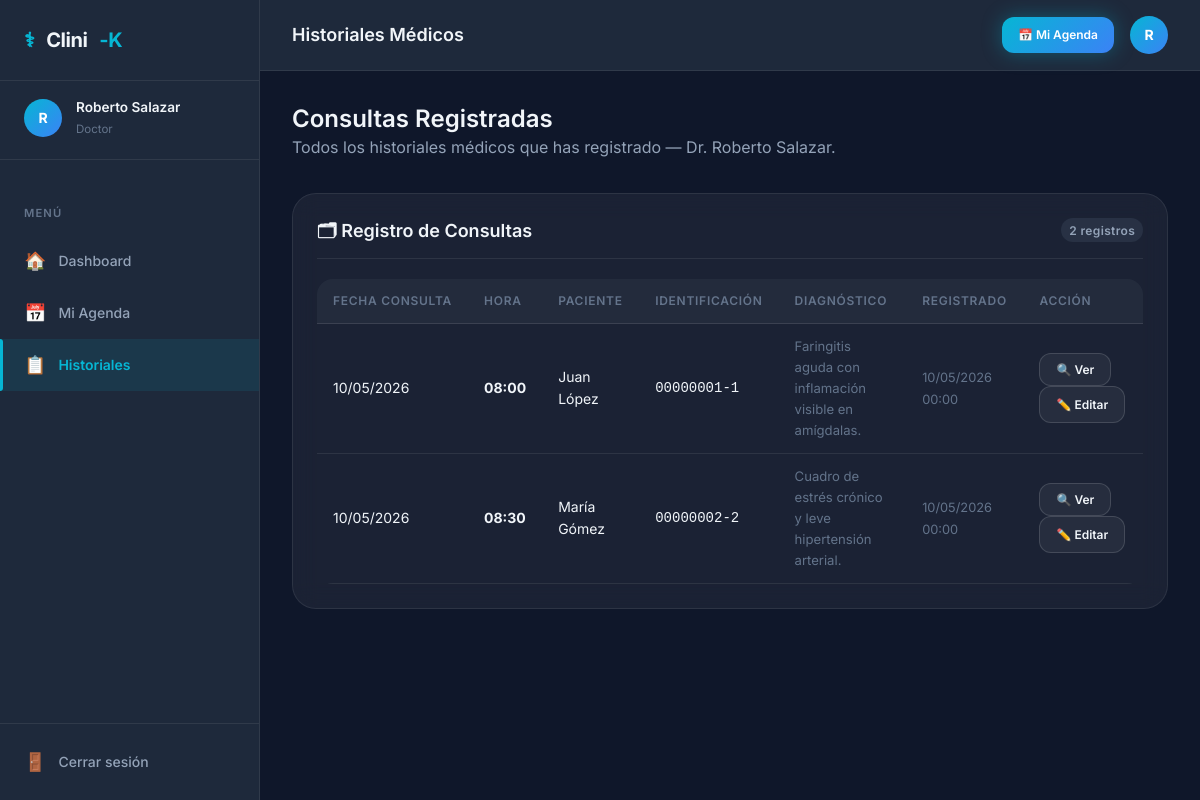
Page /historial (signed in) on the earlier database version.
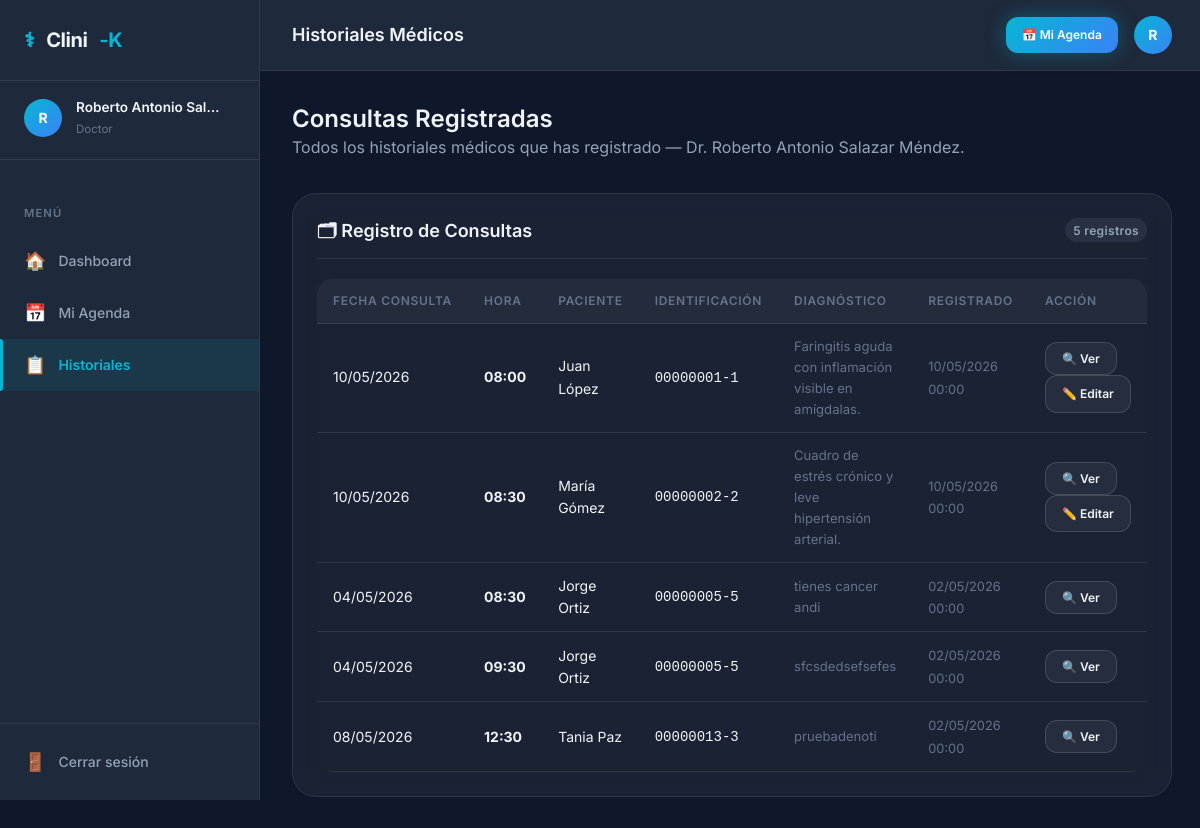
Same page on the later database version.
### tables this page shows
CREATE TABLE `historial` (
  `id_historial` int(11) NOT NULL,
  `id_paciente` int(11) NOT NULL,
  `id_cita` int(11) NOT NULL,
  `fecha` date NOT NULL
);

CREATE TABLE `cita` (
  `id_cita` int(11) NOT NULL,
  `id_doctor` int(11) NOT NULL,
  `id_paciente` int(11) NOT NULL,
  `fecha` date NOT NULL,
  `hora` time NOT NULL,
  `id_estado` int(11) NOT NULL
);

CREATE TABLE `paciente` (
  `id_paciente` int(11) NOT NULL,
  `primer_nombre` varchar(50) NOT NULL,
  `segundo_nombre` varchar(50) DEFAULT NULL,
  `primer_apellido` varchar(50) NOT NULL,
  `segundo_apellido` varchar(50) DEFAULT NULL,
  `telefono` varchar(15) DEFAULT NULL,
  `fecha_nacimiento` date NOT NULL,
  `numeroIdentificacion` varchar(15) NOT NULL,
  `id_estado` int(11) DEFAULT 8,
  `fecha_creacion` timestamp NOT NULL DEFAULT current_timestamp()
);

CREATE TABLE `diagnostico` (
  `id_diagnostico` int(11) NOT NULL,
  `id_historial` int(11) NOT NULL,
  `descripcion` text NOT NULL
);

### src/Controllers/Web/BaseController.php (called while the page is built, shortened)
<?php
abstract class BaseController
{
    protected function render(string $viewPath, array $data = []): void
    {
        extract($data, EXTR_SKIP);
        $fullPath = dirname(__DIR__, 3) . '/views/' . $viewPath . '.php';
        include $fullPath;
    }
}

### src/Config/Database.php (called while the page is built, shortened)
<?php
class Database
{
    private static ?Database $instance = null;
    private PDO $pdo;
    private function __construct()
    {
        $dsn = sprintf(
            'mysql:host=%s;port=%s;dbname=%s;charset=%s',
            self::DB_HOST,
            self::DB_PORT,
            self::DB_NAME,
            self::DB_CHARSET
        );
        $options = [
            PDO::ATTR_ERRMODE            => PDO::ERRMODE_EXCEPTION,
            PDO::ATTR_DEFAULT_FETCH_MODE => PDO::FETCH_ASSOC,
            PDO::ATTR_EMULATE_PREPARES   => false,
            PDO::MYSQL_ATTR_INIT_COMMAND => "SET NAMES utf8mb4 COLLATE utf8mb4_unicode_ci",
        ];
        $this->pdo = new PDO($dsn, self::DB_USER, self::DB_PASS, $options);
    }
    public static function getInstance(): Database
    {
        if (self::$instance === null) {
            self::$instance = new self();
        }
        return self::$instance;
    }
    public function getConnection(): PDO
    {
        return $this->pdo;
    }
}

### src/Services/HistorialService.php (called while the page is built, shortened)
<?php
class HistorialService
{
    private HistorialRepository $historialRepo;
    public function __construct()
    {
        $this->historialRepo = new HistorialRepository();
    }
    public function getHistorialDoctor(int $idDoctor): array
    {
        return $this->historialRepo->getHistorialByDoctor($idDoctor);
    }
}

### src/Repositories/HistorialRepository.php (called while the page is built, shortened)
<?php
class HistorialRepository
{
    private PDO $db;
    public function __construct()
    {
        $this->db = Database::getInstance()->getConnection();
    }
    public function getHistorialByDoctor(int $idDoctor): array
    {
        $sql = "SELECT h.id_historial,
                       h.id_cita,
                       d.descripcion AS diagnostico,
                       t.descripcion AS tratamiento,
                       r.indicaciones AS notas,
                       h.fecha AS fecha_registro,
                       c.fecha AS fecha_cita,
                       c.hora AS hora_cita,
                       CONCAT(p.primer_nombre, ' ', p.primer_apellido) AS nombre_paciente,
                       p.numeroIdentificacion
                FROM   historial h
                INNER JOIN cita c ON h.id_cita = c.id_cita
                INNER JOIN paciente p ON h.id_paciente = p.id_paciente
                LEFT JOIN diagnostico d ON h.id_historial = d.id_historial
                LEFT JOIN tratamiento t ON h.id_historial = t.id_historial
                LEFT JOIN receta r ON h.id_historial = r.id_historial
                WHERE  c.id_doctor = :id
                ORDER  BY h.fecha DESC";
        $stmt = $this->db->prepare($sql);
        $stmt->execute([':id' => $idDoctor]);
        return $stmt->fetchAll(PDO::FETCH_ASSOC);
    }
}

### views/historial/doctor_historial.php (the view, shortened to what the changed rows need)
<?php
include __DIR__ . '/../layout/head.php';
?>
<header class="topbar">
    <h1 class="topbar-title">Historiales Médicos</h1>
    <div class="topbar-actions">
        <a href="<?= $bp ?>/citas" class="btn btn-primary btn-sm" id="btn-ir-agenda">
            📅 Mi Agenda
        </a>
        <div class="user-avatar" title="<?= htmlspecialchars($_SESSION['nombre'] ?? '') ?>">
            <?= strtoupper(substr($_SESSION['nombre'] ?? 'D', 0, 1)) ?>
        </div>
    </div>
</header>
<main class="page-content" id="doctor-historial-page">
    <div class="page-header">
        <h2>Consultas Registradas</h2>
        <p class="text-secondary">
            Todos los historiales médicos que has registrado — Dr. <?= htmlspecialchars($_SESSION['nombre'] ?? '') ?>.
        </p>
    </div>
    <section class="content-grid" style="grid-template-columns:1fr;">
        <div class="card" id="card-historiales-doctor">
            <div class="card-header">
                <h3 class="card-title">🗂 Registro de Consultas</h3>
                <span class="badge badge-muted"><?= count($historiales) ?> registros</span>
            </div>
            <?php if (empty($historiales)): ?>
                <div class="table-empty">
                    <span>📂</span>
                    No tienes historiales médicos registrados aún.
                    <br><small>Accede a tu agenda y usa el botón <strong>"Atender"</strong> en una cita aprobada.</small>
                </div>
            <?php else: ?>
            <div class="table-wrapper">
                <table id="tabla-historiales-doctor">
                    <thead>
                        <tr>
                            <th>Fecha Consulta</th>
                            <th>Hora</th>
                            <th>Paciente</th>
                            <th>Identificación</th>
                            <th>Diagnóstico</th>
                            <th>Registrado</th>
                            <th>Acción</th>
                        </tr>
                    </thead>
                    <tbody>
                        <?php foreach ($historiales as $h): ?>
                        <tr id="historial-row-<?= (int) $h['id_historial'] ?>">
                            <td><?= date('d/m/Y', strtotime($h['fecha_cita'])) ?></td>
                            <td><strong><?= htmlspecialchars(substr($h['hora_cita'], 0, 5)) ?></strong></td>
                            <td><?= htmlspecialchars($h['nombre_paciente'], ENT_QUOTES, 'UTF-8') ?></td>
                            <td><code><?= htmlspecialchars($h['numeroIdentificacion'], ENT_QUOTES, 'UTF-8') ?></code></td>
                            <td class="diagnostico-preview">
                                <?= htmlspecialchars(mb_substr($h['diagnostico'], 0, 60), ENT_QUOTES, 'UTF-8') ?>
                            </td>
                            <td>
                                <span class="text-muted" style="font-size:.8rem">
                                    <?= date('d/m/Y H:i', strtotime($h['fecha_registro'])) ?>
                                </span>
                            </td>
                            <td>
                                <button type="button"
                                        class="btn btn-secondary btn-sm"
                                        id="btn-ver-historial-<?= (int) $h['id_historial'] ?>"
                                        onclick="verDetalle(<?= (int) $h['id_historial'] ?>)"
                                        data-diagnostico="<?= htmlspecialchars($h['diagnostico'], ENT_QUOTES, 'UTF-8') ?>"
                                        data-tratamiento="<?= htmlspecialchars($h['tratamiento'], ENT_QUOTES, 'UTF-8') ?>"
                                        data-notas="<?= htmlspecialchars($h['notas'] ?? '', ENT_QUOTES, 'UTF-8') ?>"
                                        data-paciente="<?= htmlspecialchars($h['nombre_paciente'], ENT_QUOTES, 'UTF-8') ?>"
                                        data-fecha="<?= date('d/m/Y', strtotime($h['fecha_cita'])) ?>"
                                        data-hora="<?= htmlspecialchars(substr($h['hora_cita'], 0, 5)) ?>"
                                        data-registrado="<?= date('d/m/Y H:i', strtotime($h['fecha_registro'])) ?>">
                                    🔍 Ver
                                </button>
                                <?php
                                $tiempoTranscurrido = time() - strtotime($h['fecha_registro']);
                                $horasPermitidas = 24 * 3600;
                                if ($tiempoTranscurrido <= $horasPermitidas):
                                ?>
                                    <a href="<?= $bp ?>/historial/editar?id=<?= (int) $h['id_historial'] ?>" class="btn btn-secondary btn-sm" title="Editar antes de 24h">
                                        ✏️ Editar
                                    </a>
                                <?php endif; ?>
                            </td>
                        </tr>
                        <?php endforeach; ?>
                    </tbody>
                </table>
            </div>
            <?php endif; ?>
        </div>
    </section>
</main>
<?php include __DIR__ . '/../layout/foot.php'; ?>

### views/layout/sidebar.php (shortened to what the changed rows need)
<?php
$rol    = $_SESSION['id_rol']     ?? 0;
$nombre = $_SESSION['nombre']     ?? 'Usuario';
$rolNom = $_SESSION['nombre_rol'] ?? '';
$bp     = defined('BASE_PATH') ? BASE_PATH : '';
$menus = [
    3 => [
        ['icon' => '🏠', 'label' => 'Dashboard',     'href' => '/dashboard/secretaria'],
        ['icon' => '📅', 'label' => 'Citas',          'href' => '/citas'],
        ['icon' => '🧾', 'label' => 'Facturas',       'href' => '/facturas'],
        ['icon' => '👤', 'label' => 'Pacientes',      'href' => '/pacientes'],
        ['icon' => '🩺', 'label' => 'Doctores',       'href' => '/doctores'],
    ],
    2 => [
        ['icon' => '🏠', 'label' => 'Dashboard',     'href' => '/dashboard/doctor'],
        ['icon' => '📅', 'label' => 'Mi Agenda',     'href' => '/citas'],
        ['icon' => '📋', 'label' => 'Historiales',   'href' => '/historial'],
    ],
    1 => [
        ['icon' => '🏠', 'label' => 'Dashboard',     'href' => '/dashboard/paciente'],
        ['icon' => '📅', 'label' => 'Mis Citas',     'href' => '/citas'],
        ['icon' => '📋', 'label' => 'Mi Historial',  'href' => '/historial'],
        ['icon' => '🧾', 'label' => 'Mis Facturas',  'href' => '/facturas'],
        ['icon' => '👤', 'label' => 'Mi Perfil',     'href' => '/paciente/perfil'],
    ],
    4 => [
        ['icon' => '🏠', 'label' => 'Panel Admin',    'href' => '/admin'],
        ['icon' => '➕', 'label' => 'Crear Usuario',  'href' => '/admin/crear-usuario'],
        ['icon' => '📅', 'label' => 'Supervisar Citas', 'href' => '/admin/citas'],
    ],
];
$currentMenu = $menus[$rol] ?? [];
$requestPath = parse_url($_SERVER['REQUEST_URI'], PHP_URL_PATH);
$currentPath = ($bp !== '' && str_starts_with($requestPath, $bp))
    ? substr($requestPath, strlen($bp))
    : $requestPath;
$currentPath = '/' . ltrim($currentPath, '/');
?>
<nav class="sidebar" aria-label="Menú principal de Clini-K">
    <div class="sidebar-brand">
        <span>⚕</span> Clini<span>-K</span>
    </div>
    <div class="sidebar-user">
        <div class="sidebar-avatar"><?= strtoupper(substr($nombre, 0, 1)) ?></div>
        <div class="sidebar-user-info">
            <div class="sidebar-user-name"><?= htmlspecialchars($nombre, ENT_QUOTES, 'UTF-8') ?></div>
            <div class="sidebar-user-role"><?= htmlspecialchars($rolNom, ENT_QUOTES, 'UTF-8') ?></div>
        </div>
    </div>
    <div class="sidebar-nav">
        <p class="nav-section-title">Menú</p>
        <?php
        $bestMatchLength = 0;
        $activeHref = '';
        foreach ($currentMenu as $item) {
            $href = $item['href'];
            if ($currentPath === $href || str_starts_with($currentPath, rtrim($href, '/') . '/')) {
                if (strlen($href) > $bestMatchLength) {
                    $bestMatchLength = strlen($href);
                    $activeHref = $href;
                }
            }
        }
        ?>
        <?php foreach ($currentMenu as $item): ?>
            <?php
            $isActive = ($item['href'] === $activeHref);
            $navId = 'nav-' . strtolower(str_replace(['/', ' '], '-', ltrim($item['href'], '/')));
            ?>
            <a href="<?= $bp . $item['href'] ?>"
               class="nav-link <?= $isActive ? 'active' : '' ?>"
               id="<?= htmlspecialchars($navId, ENT_QUOTES) ?>">
                <span class="nav-icon"><?= $item['icon'] ?></span>
                <?= htmlspecialchars($item['label'], ENT_QUOTES, 'UTF-8') ?>
            </a>
        <?php endforeach; ?>
    </div>
    <div class="sidebar-footer">
        <a href="<?= $bp ?>/logout" class="nav-link" id="nav-logout-btn">
            <span class="nav-icon">🚪</span> Cerrar sesión
        </a>
    </div>
</nav>

Differences in the rows shown:
added historial: id_cita.fecha "04/05/2026", id_cita.hora "08:30", nombre_paciente "Jorge Ortiz", id_paciente.numeroIdentificacion "00000005-5", diagnostico.descripcion "tienes cancer andi", fecha "02/05/2026 00:00"
added historial: id_cita.fecha "04/05/2026", id_cita.hora "09:30", nombre_paciente "Jorge Ortiz", id_paciente.numeroIdentificacion "00000005-5", diagnostico.descripcion "sfcsdedsefsefes", fecha "02/05/2026 00:00"
added historial: id_cita.fecha "08/05/2026", id_cita.hora "12:30", nombre_paciente "Tania Paz", id_paciente.numeroIdentificacion "00000013-3", diagnostico.descripcion "pruebadenoti", fecha "02/05/2026 00:00"
Other differences:
$nombre: "Roberto Salazar" → "Roberto Antonio Sal…"
$_SESSION['nombre']: "Roberto Salazar" → "Roberto Antonio Salazar Méndez"
count($historiales): "2" → "5"
